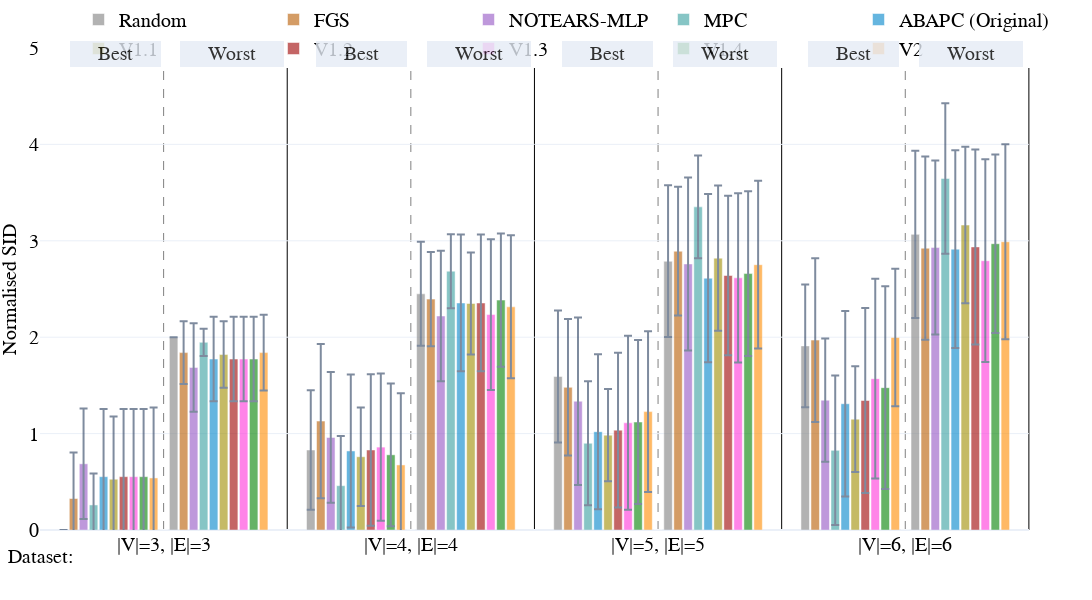

Notebook code cell kept with this figure:
### Code cell
import importlib
import utils
importlib.reload(utils)
from utils import double_bar_chart_plotly

double_bar_chart_plotly(v1_random_plot_data, 
                        names_dict,
                        colors_dict,
                        methods=methods,
                        dist_between_lines=0.1175,
                        intra_dis=0.112,
                        inter_dis=0.137,
                        lin_space=5,
                        nl_space=5,
                        start_pos = 0.03,
                            width=1300,
                            height=600,
                            range_y1=(0, 5),
                            range_y2=(0, 5))

### Figure 1 — Plotly figure (JSON) as saved in the notebook; plotly's stock layout.template omitted (floating-point values rounded to 4 significant figures)
{"data": [{"error_y": {"array": [0.0, 0.6195, 0.6845, 0.6355], "type": "data", "visible": true}, "marker": {"color": "grey"}, "name": "Random", "offsetgroup": "0", "opacity": 0.6, "showlegend": true, "type": "bar", "x": ["|V|=3, |E|=3", "|V|=4, |E|=4", "|V|=5, |E|=5", "|V|=6, |E|=6"], "y": [0.0, 0.83, 1.592, 1.91], "yaxis": "y"}, {"error_y": {"array": [0.4785, 0.8006, 0.708, 0.8496], "type": "data", "visible": true}, "marker": {"color": "#b85c00"}, "name": "FGS", "offsetgroup": "1", "opacity": 0.6, "showlegend": true, "type": "bar", "x": ["|V|=3, |E|=3", "|V|=4, |E|=4", "|V|=5, |E|=5", "|V|=6, |E|=6"], "y": [0.3267, 1.13, 1.48, 1.97], "yaxis": "y"}, {"error_y": {"array": [0.5731, 0.6783, 0.868, 0.6396], "type": "data", "visible": true}, "marker": {"color": "#9454c4"}, "name": "NOTEARS-MLP", "offsetgroup": "2", "opacity": 0.6, "showlegend": true, "type": "bar", "x": ["|V|=3, |E|=3", "|V|=4, |E|=4", "|V|=5, |E|=5", "|V|=6, |E|=6"], "y": [0.6867, 0.96, 1.336, 1.347], "yaxis": "y"}, {"error_y": {"array": [0.325, 0.516, 0.643, 0.7759], "type": "data", "visible": true}, "marker": {"color": "#379f9f"}, "name": "MPC", "offsetgroup": "3", "opacity": 0.6, "showlegend": true, "type": "bar", "x": ["|V|=3, |E|=3", "|V|=4, |E|=4", "|V|=5, |E|=5", "|V|=6, |E|=6"], "y": [0.26, 0.46, 0.9, 0.8267], "yaxis": "y"}, {"error_y": {"array": [0.7018, 0.7939, 0.8043, 0.9619], "type": "data", "visible": true}, "marker": {"color": "#0085CA"}, "name": "ABAPC (Original)", "offsetgroup": "4", "opacity": 0.6, "showlegend": true, "type": "bar", "x": ["|V|=3, |E|=3", "|V|=4, |E|=4", "|V|=5, |E|=5", "|V|=6, |E|=6"], "y": [0.5533, 0.82, 1.02, 1.31], "yaxis": "y"}, {"error_y": {"array": [0.6498, 0.51, 0.4795, 0.5484], "type": "data", "visible": true}, "marker": {"color": "#9F8D00"}, "name": "V1.1", "offsetgroup": "5", "opacity": 0.6, "showlegend": true, "type": "bar", "x": ["|V|=3, |E|=3", "|V|=4, |E|=4", "|V|=5, |E|=5", "|V|=6, |E|=6"], "y": [0.5267, 0.76, 0.984, 1.15], "yaxis": "y"}, {"error_y": {"array": [0.7018, 0.7864, 0.8017, 0.9591], "type": "data", "visible": true}, "marker": {"color": "#9E0000"}, "name": "V1.2", "offsetgroup": "6", "opacity": 0.6, "showlegend": true, "type": "bar", "x": ["|V|=3, |E|=3", "|V|=4, |E|=4", "|V|=5, |E|=5", "|V|=6, |E|=6"], "y": [0.5533, 0.83, 1.036, 1.343], "yaxis": "y"}, {"error_y": {"array": [0.7018, 0.7646, 0.9027, 1.035], "type": "data", "visible": true}, "marker": {"color": "#ff34da"}, "name": "V1.3", "offsetgroup": "7", "opacity": 0.6, "showlegend": true, "type": "bar", "x": ["|V|=3, |E|=3", "|V|=4, |E|=4", "|V|=5, |E|=5", "|V|=6, |E|=6"], "y": [0.5533, 0.86, 1.112, 1.57], "yaxis": "y"}, {"error_y": {"array": [0.7018, 0.74, 0.8514, 1.051], "type": "data", "visible": true}, "marker": {"color": "#008100"}, "name": "V1.4 ", "offsetgroup": "8", "opacity": 0.6, "showlegend": true, "type": "bar", "x": ["|V|=3, |E|=3", "|V|=4, |E|=4", "|V|=5, |E|=5", "|V|=6, |E|=6"], "y": [0.5533, 0.78, 1.12, 1.477], "yaxis": "y"}, {"error_y": {"array": [0.7312, 0.7445, 0.833, 0.7139], "type": "data", "visible": true}, "marker": {"color": "#ff8c00"}, "name": "V2", "offsetgroup": "9", "opacity": 0.6, "showlegend": true, "type": "bar", "x": ["|V|=3, |E|=3", "|V|=4, |E|=4", "|V|=5, |E|=5", "|V|=6, |E|=6"], "y": [0.54, 0.675, 1.228, 1.997], "yaxis": "y"}, {"marker": {"color": "white"}, "name": "", "offsetgroup": "10", "opacity": 1, "showlegend": false, "type": "bar", "x": ["|V|=3, |E|=3", "|V|=4, |E|=4", "|V|=5, |E|=5", "|V|=6, |E|=6"], "y": [0.0, 0.0, 0.0, 0.0]}, {"error_y": {"array": [0.0, 0.5393, 0.787, 0.8677], "type": "data", "visible": true}, "marker": {"color": "grey"}, "name": "Random", "offsetgroup": "11", "opacity": 0.6, "showlegend": false, "type": "bar", "x": ["|V|=3, |E|=3", "|V|=4, |E|=4", "|V|=5, |E|=5", "|V|=6, |E|=6"], "y": [2.0, 2.45, 2.788, 3.067], "yaxis": "y2"}, {"error_y": {"array": [0.3246, 0.4899, 0.6679, 0.9501], "type": "data", "visible": true}, "marker": {"color": "#b85c00"}, "name": "FGS", "offsetgroup": "12", "opacity": 0.6, "showlegend": false, "type": "bar", "x": ["|V|=3, |E|=3", "|V|=4, |E|=4", "|V|=5, |E|=5", "|V|=6, |E|=6"], "y": [1.84, 2.395, 2.892, 2.923], "yaxis": "y2"}, {"error_y": {"array": [0.4588, 0.677, 0.8972, 0.9023], "type": "data", "visible": true}, "marker": {"color": "#9454c4"}, "name": "NOTEARS-MLP", "offsetgroup": "13", "opacity": 0.6, "showlegend": false, "type": "bar", "x": ["|V|=3, |E|=3", "|V|=4, |E|=4", "|V|=5, |E|=5", "|V|=6, |E|=6"], "y": [1.687, 2.22, 2.76, 2.93], "yaxis": "y2"}, {"error_y": {"array": [0.1406, 0.384, 0.5339, 0.78], "type": "data", "visible": true}, "marker": {"color": "#379f9f"}, "name": "MPC", "offsetgroup": "14", "opacity": 0.6, "showlegend": false, "type": "bar", "x": ["|V|=3, |E|=3", "|V|=4, |E|=4", "|V|=5, |E|=5", "|V|=6, |E|=6"], "y": [1.947, 2.685, 3.352, 3.647], "yaxis": "y2"}, {"error_y": {"array": [0.4387, 0.7091, 0.8726, 1.025], "type": "data", "visible": true}, "marker": {"color": "#0085CA"}, "name": "ABAPC (Original)", "offsetgroup": "15", "opacity": 0.6, "showlegend": false, "type": "bar", "x": ["|V|=3, |E|=3", "|V|=4, |E|=4", "|V|=5, |E|=5", "|V|=6, |E|=6"], "y": [1.773, 2.355, 2.612, 2.913], "yaxis": "y2"}, {"error_y": {"array": [0.3448, 0.5297, 0.753, 0.812], "type": "data", "visible": true}, "marker": {"color": "#9F8D00"}, "name": "V1.1", "offsetgroup": "16", "opacity": 0.6, "showlegend": false, "type": "bar", "x": ["|V|=3, |E|=3", "|V|=4, |E|=4", "|V|=5, |E|=5", "|V|=6, |E|=6"], "y": [1.82, 2.35, 2.82, 3.163], "yaxis": "y2"}, {"error_y": {"array": [0.4387, 0.7091, 0.8281, 1.011], "type": "data", "visible": true}, "marker": {"color": "#9E0000"}, "name": "V1.2", "offsetgroup": "17", "opacity": 0.6, "showlegend": false, "type": "bar", "x": ["|V|=3, |E|=3", "|V|=4, |E|=4", "|V|=5, |E|=5", "|V|=6, |E|=6"], "y": [1.773, 2.355, 2.64, 2.937], "yaxis": "y2"}, {"error_y": {"array": [0.4387, 0.7815, 0.8777, 1.052], "type": "data", "visible": true}, "marker": {"color": "#ff34da"}, "name": "V1.3", "offsetgroup": "18", "opacity": 0.6, "showlegend": false, "type": "bar", "x": ["|V|=3, |E|=3", "|V|=4, |E|=4", "|V|=5, |E|=5", "|V|=6, |E|=6"], "y": [1.773, 2.235, 2.616, 2.793], "yaxis": "y2"}, {"error_y": {"array": [0.4387, 0.6911, 0.8545, 0.9262], "type": "data", "visible": true}, "marker": {"color": "#008100"}, "name": "V1.4 ", "offsetgroup": "19", "opacity": 0.6, "showlegend": false, "type": "bar", "x": ["|V|=3, |E|=3", "|V|=4, |E|=4", "|V|=5, |E|=5", "|V|=6, |E|=6"], "y": [1.773, 2.385, 2.66, 2.97], "yaxis": "y2"}, {"error_y": {"array": [0.3941, 0.742, 0.87, 1.011], "type": "data", "visible": true}, "marker": {"color": "#ff8c00"}, "name": "V2", "offsetgroup": "20", "opacity": 0.6, "showlegend": false, "type": "bar", "x": ["|V|=3, |E|=3", "|V|=4, |E|=4", "|V|=5, |E|=5", "|V|=6, |E|=6"], "y": [1.84, 2.315, 2.752, 2.99], "yaxis": "y2"}], "layout": {"annotations": [{"font": {"color": "Black", "family": "Serif", "size": 20}, "showarrow": false, "text": "Dataset:", "x": 0, "xanchor": "center", "xref": "paper", "y": -0.08, "yanchor": "bottom", "yref": "paper"}, {"bgcolor": "#E5ECF6", "bordercolor": "#E5ECF6", "borderwidth": 2, "font": {"color": "black", "size": 20}, "opacity": 0.8, "showarrow": false, "text": "     Best     ", "x": 0.03, "xanchor": "left", "xref": "x domain", "y": 1.015, "yref": "y domain"}, {"bgcolor": "#E5ECF6", "bordercolor": "#E5ECF6", "borderwidth": 2, "font": {"color": "black", "size": 20}, "opacity": 0.8, "showarrow": false, "text": "     Worst     ", "x": 0.142, "xanchor": "left", "xref": "x domain", "y": 1.015, "yref": "y domain"}, {"bgcolor": "#E5ECF6", "bordercolor": "#E5ECF6", "borderwidth": 2, "font": {"color": "black", "size": 20}, "opacity": 0.8, "showarrow": false, "text": "     Best     ", "x": 0.279, "xanchor": "left", "xref": "x domain", "y": 1.015, "yref": "y domain"}, {"bgcolor": "#E5ECF6", "bordercolor": "#E5ECF6", "borderwidth": 2, "font": {"color": "black", "size": 20}, "opacity": 0.8, "showarrow": false, "text": "     Worst     ", "x": 0.391, "xanchor": "left", "xref": "x domain", "y": 1.015, "yref": "y domain"}, {"bgcolor": "#E5ECF6", "bordercolor": "#E5ECF6", "borderwidth": 2, "font": {"color": "black", "size": 20}, "opacity": 0.8, "showarrow": false, "text": "     Best     ", "x": 0.528, "xanchor": "left", "xref": "x domain", "y": 1.015, "yref": "y domain"}, {"bgcolor": "#E5ECF6", "bordercolor": "#E5ECF6", "borderwidth": 2, "font": {"color": "black", "size": 20}, "opacity": 0.8, "showarrow": false, "text": "     Worst     ", "x": 0.64, "xanchor": "left", "xref": "x domain", "y": 1.015, "yref": "y domain"}, {"bgcolor": "#E5ECF6", "bordercolor": "#E5ECF6", "borderwidth": 2, "font": {"color": "black", "size": 20}, "opacity": 0.8, "showarrow": false, "text": "     Best     ", "x": 0.777, "xanchor": "left", "xref": "x domain", "y": 1.015, "yref": "y domain"}, {"bgcolor": "#E5ECF6", "bordercolor": "#E5ECF6", "borderwidth": 2, "font": {"color": "black", "size": 20}, "opacity": 0.8, "showarrow": false, "text": "     Worst     ", "x": 0.889, "xanchor": "left", "xref": "x domain", "y": 1.015, "yref": "y domain"}], "bargap": 0.15, "bargroupgap": 0.15, "barmode": "group", "font": {"color": "black", "family": "Serif", "size": 20}, "height": 600, "hovermode": "x unified", "legend": {"orientation": "h", "x": 0.5, "xanchor": "center", "y": 1.1, "yanchor": "top"}, "margin": {"b": 70, "l": 40, "r": 0, "t": 20}, "shapes": [{"layer": "below", "line": {"color": "grey", "dash": "dash", "width": 1}, "type": "line", "x0": 0.1175, "x1": 0.1175, "xref": "paper", "y0": 0, "y1": 1, "yref": "paper"}, {"layer": "below", "line": {"color": "black", "dash": "solid", "width": 1}, "type": "line", "x0": 0.235, "x1": 0.235, "xref": "paper", "y0": 0, "y1": 1, "yref": "paper"}, {"layer": "below", "line": {"color": "grey", "dash": "dash", "width": 1}, "type": "line", "x0": 0.3525, "x1": 0.3525, "xref": "paper", "y0": 0, "y1": 1, "yref": "paper"}, {"layer": "below", "line": {"color": "black", "dash": "solid", "width": 1}, "type": "line", "x0": 0.47, "x1": 0.47, "xref": "paper", "y0": 0, "y1": 1, "yref": "paper"}, {"layer": "below", "line": {"color": "grey", "dash": "dash", "width": 1}, "type": "line", "x0": 0.5875, "x1": 0.5875, "xref": "paper", "y0": 0, "y1": 1, "yref": "paper"}, {"layer": "below", "line": {"color": "black", "dash": "solid", "width": 1}, "type": "line", "x0": 0.705, "x1": 0.705, "xref": "paper", "y0": 0, "y1": 1, "yref": "paper"}, {"layer": "below", "line": {"color": "grey", "dash": "dash", "width": 1}, "type": "line", "x0": 0.8225, "x1": 0.8225, "xref": "paper", "y0": 0, "y1": 1, "yref": "paper"}, {"layer": "below", "line": {"color": "black", "dash": "solid", "width": 1}, "type": "line", "x0": 0.94, "x1": 0.94, "xref": "paper", "y0": 0, "y1": 1, "yref": "paper"}], "width": 1300, "xaxis": {"anchor": "y", "domain": [0, 0.94]}, "yaxis": {"anchor": "x", "domain": [0, 1], "range": [0, 5], "title": {"font": {"size": 20}, "text": "Normalised SID"}}, "yaxis2": {"anchor": "x", "overlaying": "y", "range": [0, 5], "scaleanchor": 0, "showgrid": false, "showline": false, "showticklabels": false, "side": "right", "title": {"font": {"size": 20}, "text": ""}, "zeroline": true}}}
